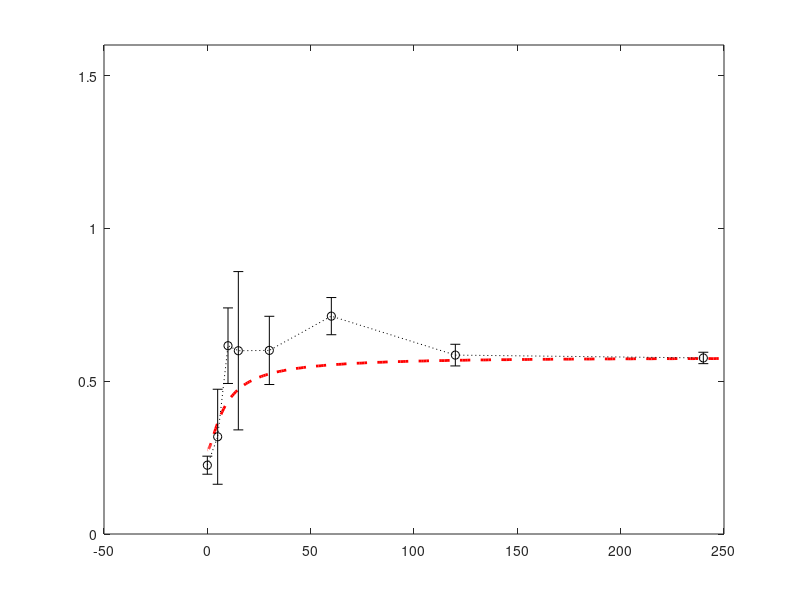

This figure's MATLAB source: (Note: this script raises an error after producing the figure.)
% fig06_UG.m
% Reproduces Figure 6 (UG model) from the paper.
% ODE simulation of NLUC/FLUC output for the UG circuit, overlapped with data.

clear; close all;

%% Experimental data (NLUC/FLUC)
time = [0 5*60 10*60 15*60 30*60 60*60 120*60 4*3600];
mRNA = [0.225138928	0.318223499	0.616141415	0.599652336	0.600744775	0.712851459	0.585360651	0.576052281]; %
sd2=[0.029499742 0.155438362 0.123617956 0.258974589 0.111630525 0.06084104	0.035441158	0.018654601];

%% Parameters (as used in the paper)
k1 = 0.0301;
k2 = 0.0001;
k3 = 26.5878; %per second
KM1 = 16.4217; %percent
KM2 = 270.2505; %micro-molar
k4 = 0.0067;
k5 = 0.011;
KM3 = 0.5;
PCO4 = 0.08;
k9 = 0.05;
HRPE1 = 0.04; %
HRPE3 = 0.02; %

%% Initial conditions under normoxia (O = 21)
mRNA0 = mRNA(1);
O = 21;

RAP0 = k5*mRNA0*KM3/(k4*HRPE1-HRPE1*k5*mRNA0);
X = k3*PCO4*O/(KM1+O)*RAP0/(KM2+RAP0)-k1+k2*RAP0;

f = @(t,a) [-k3*PCO4*O/(KM1+O)*a(1)/(KM2+a(1))+k1-k2*a(1)+k9*a(1)*HRPE3/(KM3+a(1)*HRPE3); ...
            k4*a(1)*HRPE1/(KM3+a(1)*HRPE1)-k5*a(2)];
[t0,pos] = ode45(f,[0,6*3600],[0.1,0]);
RAPz = pos(end,1)
mRNAz = pos(end,2)

%% Hypoxia simulation (O = 1)
O = 1;
f = @(t,a) [-k3*PCO4*O/(KM1+O)*a(1)/(KM2+a(1))+k1-k2*a(1)+k9*a(1)*HRPE3/(KM3+a(1)*HRPE3); ...
            k4*a(1)*HRPE1/(KM3+a(1)*HRPE1)-k5*a(2)];
[t1,posn] = ode45(f,[0,250*60],[RAPz,mRNAz]);

%% Plot
plot(t1'/60,posn(:,2)', 'r--', 'Linewidth', 2, 'DisplayName', 'NLUC/FLUC simulation');
ylim([0 1.6])
hold on
errorbar(time/60,mRNA,sd2,'ko:' ,'Linewidth', 2, 'DisplayName', 'Data point');

plot(t1'/60,log10(posn(:,1))/2', 'b--', 'Linewidth', 2, 'DisplayName', 'RAP2.12 simulation');
ylabel('NLUC/FLUC','fontsize',14);
xlabel('Time (min)','fontsize',14);
x0=10;
y0=10;
width=550*1.5;
height=480;
legend('show','location','northwest', 'box' , 'on' );
legend()
title('UG','FontSize',14);
set(gca,'fontsize',14)
h1=gca;
h2 = axes('Position',get(h1,'Position'));
set(h2,'YAxisLocation','right','Color','none','XTicklabel',[]);
ylim([0 1.6])
set(gca,'fontsize',14);
